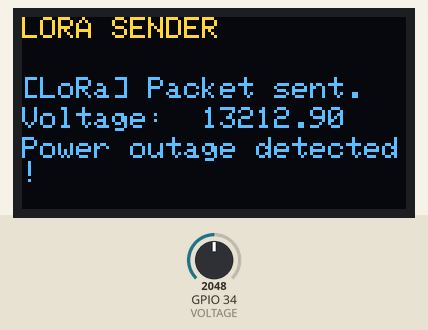
This sketch was run on a simulated ESP32. On the bench: 128×64 one-colour display. The test bench sets the inputs (shaded band); at power-on: GPIO 34 (VOLTAGE) = 2048. The OLED is the two-colour kind (top 16 rows yellow); no radio packets arrive unless stated; what the sketch prints to the serial monitor is not drawn.

Above: at 3.3 s.
3.4 s: GPIO 34 (VOLTAGE) set to 0
At 12.8 s:
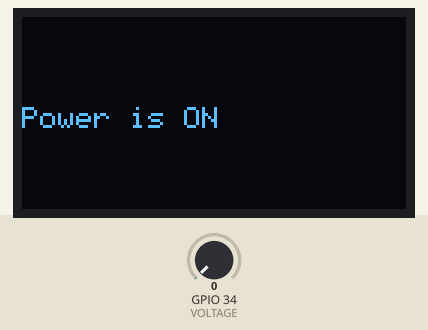
13.7 s: GPIO 34 (VOLTAGE) set to 491
At 23.5 s:
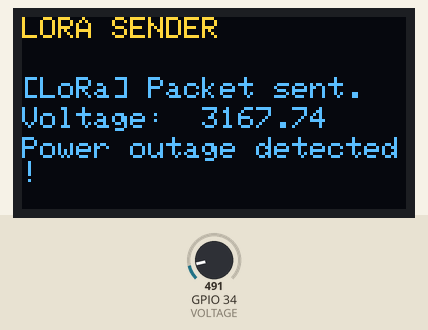
23.8 s: GPIO 34 (VOLTAGE) set to 1228
At 33.2 s:
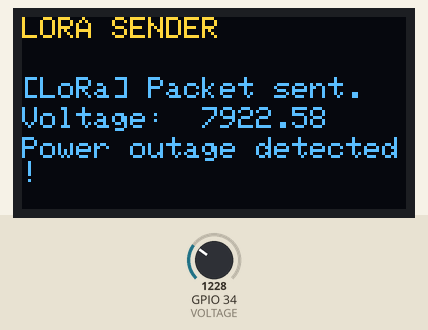
Timing chart, 0 to 34.7 s (numbered marks = the images above; inputs shaded):
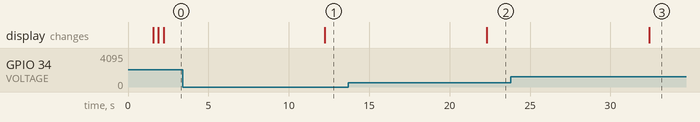

The sketch:

tx.ino
```cpp
// tx.ino
#include "config.h"
#include "oled_display.h"
#include "lora_functions.h"

#ifdef OLED
Adafruit_SSD1306 display(SCREEN_WIDTH, SCREEN_HEIGHT, &Wire, -1);
#endif

void setup() {
    #ifdef DEBUG
    Serial.begin(115200);
    #endif

    #ifdef OLED
    if (!display.begin(SSD1306_SWITCHCAPVCC, 0x3C)) {
        DEBUG_PRINTLN("[OLED] Init failed!");
        while (1);
    }
    displayLogo();
    #endif

    setupLoRa();
}

void loop() {
    loopLoRa();
    delay(10000);
}
```

lora_functions.h
```cpp
// lora_functions.h
#ifndef LORA_FUNCTIONS_H
#define LORA_FUNCTIONS_H

#include <SPI.h>
#include <LoRa.h>
#include "config.h"

void setupLoRa();
void loopLoRa();

#endif
```

lora_functions.ino
```cpp
// lora_functions.ino
#include "lora_functions.h"
#include "oled_display.h"
#include "config.h"
#include "voltage.h"

void setupLoRa() {
    SPI.begin(SCK, MISO, MOSI, SS);
    LoRa.setPins(SS, RST, DIO0);

    LoRa.setSpreadingFactor(SF);
    LoRa.setTxPower(TX_PWR);

    #ifdef OLED
    displayMessage("[LoRa] Init");
    delay(250);
    #endif
    DEBUG_PRINTLN("[LoRa] Init");

    if (!LoRa.begin(BAND)) {
        #ifdef OLED
        displayMessage("[LoRa] Init failed!");
        #endif
        DEBUG_PRINTLN("[LoRa] Starting failed!");
        while (1);
    }

    #ifdef OLED
    displayMessage("[LoRa] Ready!");
    delay(250);
    #endif
    DEBUG_PRINTLN("[LoRa] Ready!");
}

void loopLoRa() {
    float voltageLevel = readVoltage();

    if (voltageLevel != 0) {
      bool packetStatus = createPacket(voltageLevel);
      #ifdef OLED
      updatePacketStatus(String(voltageLevel).c_str(), packetStatus);
      #endif
    } else {
      #ifdef OLED
      displayMessage("Power is ON");
      #endif
    }
}

bool createPacket(float voltageLevel) {
    LoRa.beginPacket();
    LoRa.print(voltageLevel);

    if (LoRa.endPacket()) {
        DEBUG_PRINTLN("[LoRa] Packet sent successfully!");
        return true;
    } else {
        DEBUG_PRINTLN("[LoRa] Packet send failed!");
        return false;
    }
}
```

oled_display.ino
```cpp
// oled_display.ino
#include "oled_display.h"

#ifdef OLED

void displayMessage(const char* text) {
    setMessage(text, 0 , 30, true);
    display.display();
}

void setMessage(const char* text, int posX, int posY, bool clearDisplay) {
    if (clearDisplay) {
        display.clearDisplay();
    }
    display.setTextSize(1.5);
    display.setTextColor(SSD1306_WHITE);
    display.setCursor(posX, posY);
    display.print(text);
}

void updatePacketStatus(const char* text, bool packetStatus) {
    setMessage("LORA SENDER", 0, 0, true);
    setMessage(packetStatus ? "[LoRa] Packet sent." : "[LoRa] Send failed!", 0, 20, false);
    setMessage("Voltage:", 0, 30, false);
    setMessage(text, 60, 30, false);
    setMessage("Power outage detected!", 0, 40, false);
    display.display();
}

void displayLogo() {
    display.clearDisplay();
    display.drawBitmap(0, 0, logoBitMap, SCREEN_WIDTH, SCREEN_HEIGHT, SSD1306_WHITE);
    display.display();
    delay(1500);
}

#endif
```

voltage.h
```cpp
// voltage.h
#ifndef VOLTAGE_H
#define VOLTAGE_H

float readVoltage();

#endif
```

voltage.ino
```cpp
// voltage.ino
#include "voltage.h"
#include "config.h"

float readVoltage() {
    return 3300.0 * 2 * float(analogRead(VOLTAGE))/1023.0;
}
```

config.h
```cpp
// config.h
#ifndef CONFIG_H
#define CONFIG_H

#define SCK   5      // Serial Clock pin (SCK) for SPI communication
#define MISO  19     // Master In Slave Out pin (MISO) for receiving data from the slave
#define MOSI  27     // Master Out Slave In pin (MOSI) for sending data to the slave
#define SS    18     // Slave Select pin (SS) to select the specific slave device
#define RST   14     // Reset pin (RST) to reset the LoRa module
#define DIO0  26     // Digital Input/Output pin 0 (DIO0) for signaling events or states
#define BAND  868E6  // Europe Frequency Band
#define SF    12     // SpreadingFactor
#define TX_PWR 17    // TX Power db
#define VOLTAGE 34   // Pin for reading the voltage

// Uncomment to enable, comment to disable
#define DEBUG

// Uncomment to enable, comment to disable
#define OLED

#ifdef DEBUG
#define DEBUG_PRINTLN(x) Serial.println(x)
#define DEBUG_PRINT(x) Serial.print(x)
#else
#define DEBUG_PRINTLN(x)
#define DEBUG_PRINT(x)
#endif

#ifdef OLED
#define SCREEN_WIDTH 128
#define SCREEN_HEIGHT 64
#endif
#endif
```

Source omitted: oled_display.h (data table, 7151 bytes)

Measured:
- after the input at 3.4 s, the display: changes after 8.8 s (image 1)
- after the input at 13.7 s, the display: changes after 8.6 s (image 2)
- after the input at 23.8 s, the display: changes after 8.6 s (image 3)
